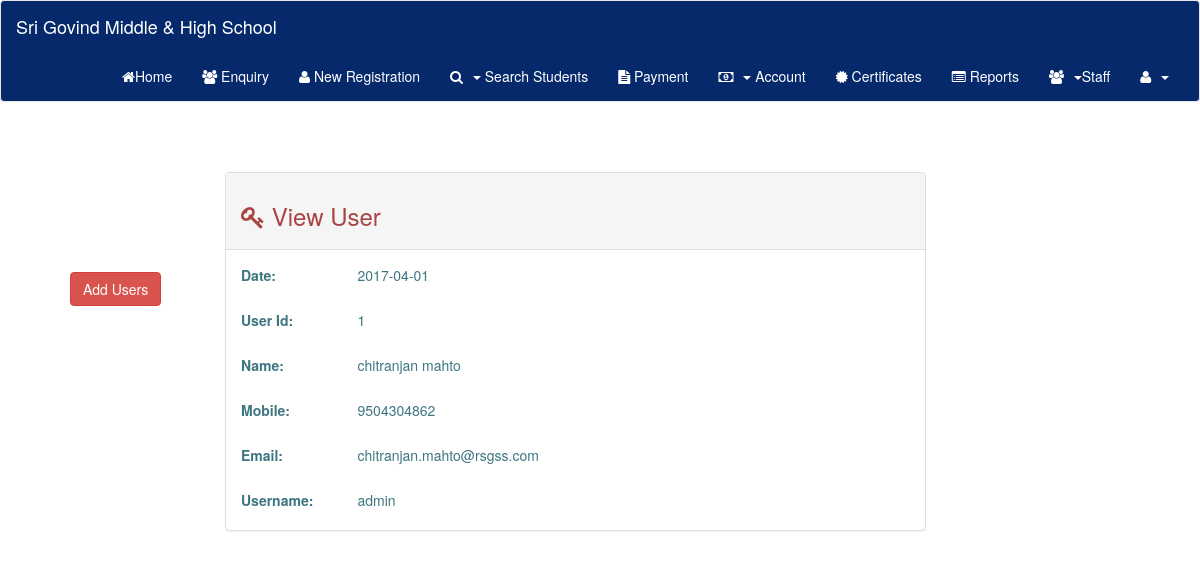
The app's page /user_details.php?id=1 (signed in) with its own data.
### tables this page shows
CREATE TABLE `users` (
  `id` int(11) NOT NULL,
  `username` varchar(255) NOT NULL,
  `password` varchar(255) NOT NULL,
  `role` varchar(255) NOT NULL,
  `name` varchar(255) NOT NULL,
  `mobile` varchar(255) NOT NULL,
  `email` varchar(255) NOT NULL,
  `date` date NOT NULL,
  `published` varchar(255) NOT NULL
);

### user_details.php (the view, shortened to what this page needs)
<?php
 if(isset($_SESSION['user'])){
	  $id=$_GET['id'];
  }
  else{
    header("Location:index.php");
  }
  include "dbconnection.php";
$sql="select * from users where id='$id'";
$userdata=mysqli_fetch_array(mysqli_query($link,$sql));
?>
<!DOCTYPE html PUBLIC "-//W3C//DTD XHTML 1.0 Transitional//EN" "http://www.w3.org/TR/xhtml1/DTD/xhtml1-transitional.dtd">
<html xmlns="http://www.w3.org/1999/xhtml">
<head>
<link href="bootstrap/css/bootstrap.min.css" rel="stylesheet" />
<link href="bootstrap/font-awesome-4.6.3/css/font-awesome.min.css" rel="stylesheet" />
<link href="bootstrap/css/bootstrap.css" rel="stylesheet" media="screen" />
<link href="bootstrap/css/jquery.datepick.css" rel="stylesheet">
</head>
<body>
<?php include "demoheader.php";?>
   <div class="container">
      <div class="row" style="margin-top: 50px;">
      <div class="col-md-2" style="vertical-align: text-bottom;padding-top: 100px;">
            <ul type="none">
           <li><a href="" class="btn btn-danger">Add Users</a></li>
           </ul>
      </div>
      <div class="col-md-10">
    <div class="row">
        <div class="col-md-9">
      <div class="panel panel-default">
                   <div class="panel-heading"><h3 class="text-danger"><i class="fa fa-key"></i> View User</h3></div>
                   <div class="panel-body">
                      <form method="post" action="">
                      <div class="row">
                            <div class="col-md-2"><label>Date:</label></div>
                            <div class="col-md-4"><?php echo $userdata['date'];  ?></div>
                       </div>
                       <div class="row">
                        <br>
                            <div class="col-md-2"><label>User Id:</label></div>
                            <div class="col-md-4"><?php echo $userdata['id'];  ?></div>
                        </div>
                          <div class="row">
                           <br>
                            <div class="col-md-2"><label>Name:</label></div>
                            <div class="col-md-4"><?php echo $userdata['name'];  ?></div>
                          </div>
                         <div class="row">
                         <br>
                            <div class="col-md-2"><label>Mobile:</label></div>
                            <div class="col-md-4"><?php echo $userdata['mobile'];  ?></div>
                         </div>
                         <div class="row">
                         <br>
                            <div class="col-md-2"><label>Email:</label></div>
                            <div class="col-md-4"><?php echo $userdata['email'];  ?></div>
                         </div>
                        <div class="row">
                         <br>
                            <div class="col-md-2"><label>Username:</label></div>
                            <div class="col-md-4"><?php echo $userdata['username'];  ?></div>
                         </div>
                      </form>
                   </div>
               </div>
        </div>
    </div>
      </div>
      <div class="col-md-2"></div>
   </div>
 </div>
</body>
</html>

### records on screen
users: date "2017-04-01", id "1", name "chitranjan mahto", mobile "9504304862", email "chitranjan.mahto@rsgss.com", username "admin"
